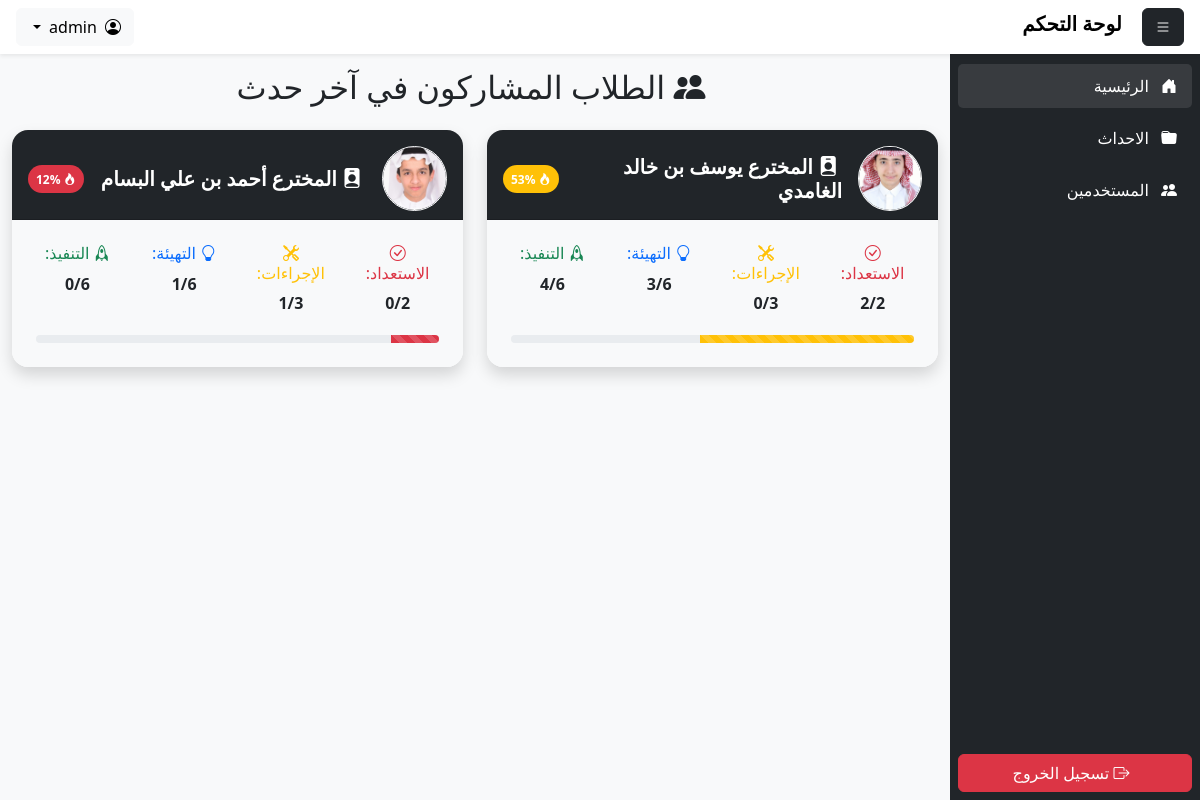
Page / (signed in) on the committed database.
### tasks/models.py (models this page shows, shortened)
class User(AbstractUser):
    ROLE_CHOICES = [
        ('admin', 'مسؤول'),
        ('student', 'طالب'),
        ('guardian', 'ولي أمر'),
    ]
    full_name = models.CharField(max_length=255, verbose_name="الاسم الكامل")
    role = models.CharField(max_length=10, choices=ROLE_CHOICES, verbose_name="نوع الحساب")
    USERNAME_FIELD = "username"
    REQUIRED_FIELDS = ["full_name", "role"]
    def is_admin(self):
        return self.role == "admin"

class StudentProfile(models.Model):
    GENDER_CHOICES = [
        ('ذكر', 'ذكر'),
        ('أنثى', 'أنثى'),
    ]
    user = models.OneToOneField(User, on_delete=models.CASCADE, related_name="student_profile")
    grade = models.CharField(max_length=50, verbose_name="الصف")
    school = models.CharField(max_length=255, verbose_name="المدرسة")
    gender = models.CharField(max_length=10, choices=GENDER_CHOICES, verbose_name="الجنس")
    education_department = models.CharField(max_length=255, verbose_name="إدارة التعليم")
    profile_picture = models.ImageField(upload_to="students/", blank=True, null=True, verbose_name="صورة الطالب")
    def tasks_prep_count(self, event):
        return self._get_task_count(event, "مرحلة الاستعداد")
    def tasks_action_count(self, event):
        return self._get_task_count(event, "مرحلة الإجراءات")
    def tasks_setup_count(self, event):
        return self._get_task_count(event, "مرحلة التهيئة")
    def tasks_execution_count(self, event):
        return self._get_task_count(event, "مرحلة التنفيذ")
    def tasks_total_count(self, event):
        total_tasks = self.tasks.filter(event=event).count()
        completed_tasks = self.tasks.filter(event=event, completed=True).count()
        return f"{completed_tasks}/{total_tasks}"
    def task_progress(self, event):
        total_tasks = self.tasks.filter(event=event).count()
        completed_tasks = self.tasks.filter(event=event, completed=True).count()
        return (completed_tasks / total_tasks * 100) if total_tasks > 0 else 0
    def _get_task_count(self, event, phase):
        total_tasks = self.tasks.filter(event=event, task__phase=phase).count()
        completed_tasks = self.tasks.filter(event=event, task__phase=phase, completed=True).count()
        return f"{completed_tasks}/{total_tasks}"

### tasks/views.py (the view)
# urls.py: path('', views.IndexView.as_view(), name='index'),
class IndexView(LoginRequiredMixin, TemplateView):
    template_name = 'index.html'
    def get_context_data(self, **kwargs):
        context = super().get_context_data(**kwargs)
        last_event = Event.objects.last()
        students = StudentProfile.objects.filter(events=last_event) if last_event else []
        for student in students:
            student.prep_count = student.tasks_prep_count(last_event)
            student.action_count = student.tasks_action_count(last_event)
            student.setup_count = student.tasks_setup_count(last_event)
            student.execution_count = student.tasks_execution_count(last_event)
            student.total_count = student.tasks_total_count(last_event)
            student.progress = student.task_progress(last_event)
        students = sorted(students, key=lambda student: student.progress, reverse=True)
        context["event"] = last_event
        context["events"] = Event.objects.all()
        context["students"] = students
        return context

### tasks/templates/index.html (shortened to what this page needs)
{% extends "base.html" %}
{% block content %}
<div class="container mt-3">
    <h2 class="text-center mb-4"><i class="bi bi-people-fill me-2"></i> الطلاب المشاركون في آخر حدث</h2>
    <div class="row">
        {% for student in students %}
        <div class="col-lg-6 col-md-6 col-sm-12 mb-4 student-card" data-id="{{ student.id }}">
            <a href="{% url 'student_event_tasks_detail' pk=event.id student_id=student.id %}" class="text-decoration-none">
                <div class="card border-0 shadow rounded-4 overflow-hidden">
                    <div class="card-header bg-dark text-white d-flex align-items-center justify-content-between px-3 pt-3">
                        <div class="d-flex align-items-center">
                            <div class="rounded-circle overflow-hidden border border-light ms-3" style="width: 65px; height: 65px;">
                                <img src="{{ student.profile_picture.url|default:'/static/default.png' }}"
                                     alt="صورة الطالب" class="w-100 h-100 object-fit-cover">
                            </div>
                            <div>
                                <h5 class="fw-bold m-0">
                                    <i class="bi bi-person-badge-fill me-1"></i>
                                    {% if student.gender == 'ذكر' %} المخترع {% else %} المخترعة {% endif %}
                                    {{ student.user.full_name }}
                                </h5>
                            </div>
                        </div>
                        <span class="badge rounded-pill progress-badge
                                    {% if student.progress >= 80 %} bg-success
                                    {% elif student.progress >= 50 %} bg-warning
                                    {% else %} bg-danger {% endif %} p-2">
                            <i class="bi bi-fire"></i> {{ student.progress|floatformat:0 }}%
                        </span>
                    </div>
                    <div class="card-body bg-light p-4">
                        <div class="row text-center">
                            <div class="col">
                                <h6 class="text-danger"><i class="bi bi-check-circle text-danger"></i> الاستعداد:</h6>
                                <p class="fw-bold mb-1 prep-count">{{ student.prep_count }}</p>
                            </div>
                            <div class="col">
                                <h6 class="text-warning"><i class="bi bi-tools text-warning"></i> الإجراءات:</h6>
                                <p class="fw-bold mb-1 action-count">{{ student.action_count }}</p>
                            </div>
                            <div class="col">
                                <h6 class="text-primary"><i class="bi bi-lightbulb text-primary"></i> التهيئة:</h6>
                                <p class="fw-bold mb-1 setup-count">{{ student.setup_count }}</p>
                            </div>
                            <div class="col">
                                <h6 class="text-success"><i class="bi bi-rocket text-success"></i> التنفيذ:</h6>
                                <p class="fw-bold mb-1 execution-count">{{ student.execution_count }}</p>
                            </div>
                        </div>
                        <div class="progress mt-3 rounded-3" style="height: 8px;">
                            <div class="progress-bar progress-bar-striped progress-bar-animated
                                        {% if student.progress >= 80 %} bg-success
                                        {% elif student.progress >= 50 %} bg-warning
                                        {% else %} bg-danger {% endif %}"
                                 role="progressbar"
                                 style="width: {{ student.progress|floatformat:0 }}%;"></div>
                        </div>
                    </div>
                </div>
            </a>
        </div>
        {% empty %}
        <div class="col-12 text-center">
            <p class="text-muted mt-4"><i class="bi bi-emoji-frown fs-3"></i> لا يوجد بيانات متاحة حاليًا</p>
        </div>
        {% endfor %}
    </div>
</div>
{% endblock %}

### tasks/templates/base.html (shortened to what this page needs)
{% load static %}
<!DOCTYPE html>
<html lang="ar" dir="rtl">
<head>
    <link href="https://cdn.jsdelivr.net/npm/bootstrap@5.3.3/dist/css/bootstrap.min.css" rel="stylesheet">
    <link rel="stylesheet" href="https://cdn.jsdelivr.net/npm/bootstrap-icons/font/bootstrap-icons.css">
    <link rel="stylesheet" href="{% static 'css/styles.css' %}">
</head>
<body class="bg-light text-dark">
    {% include "includes/sidebar.html" %}
    {% include "includes/header.html" %}
    <main class="main py-1 mt-5">
        {% block content %}{% endblock content %}
    </main>
</body>
</html>

### tasks/templates/includes/sidebar.html (shortened to what this page needs)
<aside class="sidebar bg-dark text-white p-2 vh-100" tabindex="-1" id="sidebar">
    <ul class="nav row  px-0 py-1 mt-5">
        <li class="nav-item my-1">
            <a href="{% url 'index' %}" class="nav-link text-white {% if request.path == '/' %}active{% endif %}">
                <i class="bi bi-house-door-fill"></i> <span class="sidebar-text mx-2">الرئيسية</span>
            </a>
        </li>
        {% if request.user.is_admin %}
        <li class="nav-item my-1">
            <a href="{% url 'event_list' %}" class="nav-link text-white {% if '/events/' in request.path %}active{% endif %}">
                <i class="bi bi-folder-fill"></i> <span class="sidebar-text mx-2">الاحداث</span>
            </a>
        </li>
        {% endif %}
        {% if request.user.is_admin %}
        <li class="nav-item my-1">
            <a href="{% url 'user_list' %}" class="nav-link text-white {% if '/users/' in request.path %}active{% endif %}">
                <i class="bi bi-people-fill"></i> <span class="sidebar-text mx-2">المستخدمين</span>
            </a>
        </li>
        {% endif %}
    </ul>
    <div class="mt-auto mb-0">
        <a href="{% url 'logout' %}" class="btn btn-danger w-100">
            <i class="bi bi-box-arrow-right me-2"></i> <span class="sidebar-text">تسجيل الخروج</span>
        </a>
    </div>
</aside>

### tasks/templates/includes/header.html (shortened to what this page needs)
<header class="header navbar navbar-expand-md navbar-light bg-white shadow-sm">
    <div class="d-flex w-100 px-3 justify-content-between align-items-center">
        <div>
            <button class="btn btn-dark" onclick="toggleSidebar()">
                <i class="bi bi-list"></i>
            </button>
            <a href="{% url 'index' %}" class="navbar-brand fw-bold">
                لوحة التحكم
            </a>
        </div>
        <div class="dropdown">
            <button class="btn btn-light dropdown-toggle d-flex align-items-center" id="userMenuButton" data-bs-toggle="dropdown" aria-expanded="false">
                <div><i class="bi bi-person-circle"></i></div>
                <span class="d-none d-md-inline mx-2"> {{ user.username }} </span>
            </button>
        </div>
    </div>
</header>

### static/css/styles.css (style rules this page uses)
body { margin: 0; font-size: 1rem; font-weight: 400; line-height: 1.5; color: rgb(33, 37, 41); text-align: right; background-color: #fff; visibility: visible; opacity: 1; transition: opacity 0.3s ease-in-out; }
.header { position: fixed; top: 0px; width: 100%; z-index: 1000; }
.sidebar { position: fixed; width: 250px; top: 0px; right: 0px; display: flex; flex-direction: column; justify-content: space-between; z-index: 100; transition: right 0.3s ease-in-out; }
.main { min-height: calc(100vh - 3.5rem); margin-right: 250px; transition: right 0.3s ease-in-out; }
.nav-link { padding: 10px 15px; border-radius: 5px; transition: background 0.3s ease-in-out; }
.nav-link:hover, .nav-item .nav-link.active { background-color: rgba(255, 255, 255, 0.1); }

### rows in the picture
User: username "admin"
StudentProfile: profile_picture (picture), gender "المخترع", user.full_name "يوسف بن خالد الغامدي", progress "53", prep_count "2/2", action_count "0/3", setup_count "3/6", execution_count "4/6"
StudentProfile: profile_picture (picture), gender "المخترع", user.full_name "أحمد بن علي البسام", progress "12", prep_count "0/2", action_count "1/3", setup_count "1/6", execution_count "0/6"
